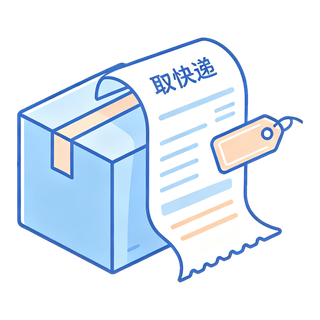
#> input picture miniprogram/images/tpl/express.png, 320 x 320 px, found by its file name
$ python cutout_tpl_icons.py
#> lines starting #> are read from the running program, lines starting #| are printed output that depends on the picture; after the words box and inside, x2 and y2 are one past the last pixel; in counts of white or black regions, pixels touching at a corner belong together

# -*- coding: utf-8 -*-
"""
发布任务快捷模板图标：把 AI 生成图处理成可直接上屏的干净图标
  1) 去掉「豆包AI生成」水印与底部文字标签 —— 靠裁剪范围排除；
  2) 去掉白色底 —— 从画面四边泛洪，只清除与外界连通的近白像素，
     图案内部的白色（纸张 / 米饭 / 包装袋）会被保留；
  3) 打印机出纸口与外界连通，用多边形把纸张内部补回不透明；
  4) 图案下方的柔和投影会因泛洪变成碎灰色斑块，用「底部带内放宽阈值」
     把整块投影一并清除；
  5) 输出 320x320 透明 PNG，四周留 12% 边距，保证四个图标视觉大小一致。
"""
import os
import numpy as np
from PIL import Image, ImageFilter

# 原素材为本机临时截图，不随仓库分发；把同名源图放进与本脚本同级的 tpl-src/ 即可复现
_HERE = os.path.dirname(os.path.abspath(__file__))
SRC_DIR = os.path.join(_HERE, "tpl-src")
SRC = {
    "express": (os.path.join(SRC_DIR, "express.png"),
                (535, 510, 1617, 1480), None, 0.15),
    "meal":    (os.path.join(SRC_DIR, "meal.png"),
                (500, 508, 1580, 1420), None, 0.0),
    "print":   (os.path.join(SRC_DIR, "print.png"),
                (440, 300, 1620, 1620), [(215, 725), (478, 795), (335, 1195), (70, 1050)], 0.0),
    "market":  (os.path.join(SRC_DIR, "market.png"),
                (403, 420, 1563, 1545), None, 0.15),
}
TOL = 30            # 常规背景阈值（与纯白的曼哈顿距离）
SHADOW_TOL = 165    # 底部投影带内的放宽阈值：投影是柔和浅色，整块清掉
OUT_DIR = os.path.join(_HERE, "..", "miniprogram", "images", "tpl")
SIZE = 320


def polygon_mask(w, h, pts):
    """多边形转布尔掩码（射线法，纯 numpy）"""
    ys, xs = np.mgrid[0:h, 0:w]
    inside = np.zeros((h, w), dtype=bool)
    n = len(pts)
    for i in range(n):
        x1, y1 = pts[i]
        x2, y2 = pts[(i + 1) % n]
        cond = (y1 > ys) != (y2 > ys)
        xin = (x2 - x1) * (ys - y1) / np.where(y2 - y1 == 0, 1, y2 - y1) + x1
        inside ^= cond & (xs < xin)
    return inside


def flood(near, seed=None):
    """连通域泛洪：无 seed 时从画面四边出发，有 seed 时从 seed 出发"""
    r = np.zeros_like(near)
    if seed is None:
        r[0, :] = near[0, :]; r[-1, :] = near[-1, :]
        r[:, 0] = near[:, 0]; r[:, -1] = near[:, -1]
    else:
        r = seed & near
    while True:
        nb = r.copy()
        nb[1:, :] |= r[:-1, :]; nb[:-1, :] |= r[1:, :]
        nb[:, 1:] |= r[:, :-1]; nb[:, :-1] |= r[:, 1:]
        nb &= near
        if np.array_equal(nb, r):
            return r
        r = nb


def run(key, path, box, protect_pts, shadow_band):
#> called with key = 'express', path = 'tools/tpl-src/express.png', box = (535, 510, 1617, 1480), shadow_band = 0.15
    im = Image.open(path).convert("RGB").crop(box)
#> im: PIL image 1082x970 RGB; every value is 0
    w, h = im.size
#> w = 1082; h = 970
    rgb = np.asarray(im).astype(np.float32)
#> rgb: shape (970, 1082, 3) float32; every value is 0
    d = np.abs(np.asarray(im).astype(np.int16) - 255).sum(axis=2)
#> d: shape (970, 1082) int64; every value is 765

    fg = d > TOL
#> fg: shape (970, 1082) bool; every value is 1
    if protect_pts:
        fg = fg | polygon_mask(w, h, protect_pts)
    reach = flood(~fg)
#> in flood, `r[0, :] = near[0, :]`: r: shape (970, 1082) bool; every value is 0

    # 底部投影带：从已判定的背景出发，用放宽阈值把柔和投影整块吃进来
    if shadow_band > 0:
        band = np.zeros((h, w), dtype=bool)
        band[int(h * (1 - shadow_band)):, :] = True
        near2 = (d <= SHADOW_TOL) & band
        reach = reach | flood(near2, seed=reach & band)

    alpha = np.where(reach, 0, 255).astype(np.uint8)
#> alpha: shape (970, 1082); every value is 255
    alpha_img = Image.fromarray(alpha, "L").filter(ImageFilter.GaussianBlur(1.2))
    al = np.asarray(alpha_img).astype(np.float32) / 255.0
#> al: shape (970, 1082) float32; every value is 1

    # 边缘反预乘：减掉混入的白色，避免浅色描边出现白晕
    edge = (al > 0.03) & (al < 0.97)
    if edge.any():
        av = al[edge][:, None]
        rgb[edge] = np.clip((rgb[edge] - (1 - av) * 255.0) / av, 0, 255)
    al = np.where(al < 0.03, 0.0, np.where(al > 0.97, 1.0, al))

    img = Image.fromarray(np.dstack([rgb.astype(np.uint8), (al * 255).astype(np.uint8)]), "RGBA")
    img = img.crop(img.getchannel("A").point(lambda v: 255 if v > 8 else 0).getbbox())

    side = int(max(img.size) * 1.12)
#> side = 1211
    canvas = Image.new("RGBA", (side, side), (0, 0, 0, 0))
#> canvas: PIL image 1211x1211 RGBA; every value is 0
    canvas.paste(img, ((side - img.width) // 2, (side - img.height) // 2), img)
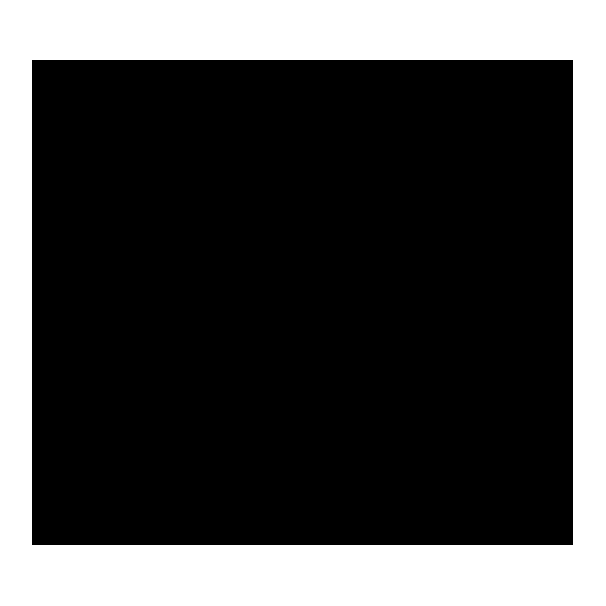
#> canvas: PIL image 1211x1211 RGBA (shown at 1/2 size); mean R, G, B, A 0, 0, 0, 182.5; transparent parts drawn white
    canvas = canvas.resize((SIZE, SIZE), Image.LANCZOS)
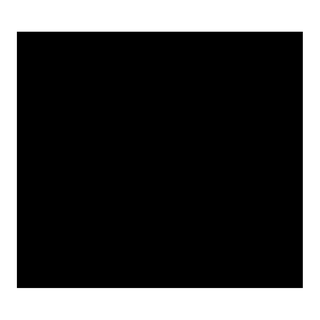
#> canvas: PIL image 320x320 RGBA; mean R, G, B, A 0, 0, 0, 182.5; transparent parts drawn white

    os.makedirs(OUT_DIR, exist_ok=True)
    dst = os.path.join(OUT_DIR, key + ".png")
    canvas.save(dst, "PNG", optimize=True)
    cover = (np.asarray(canvas)[:, :, 3] == 0).mean() * 100
#> cover = 26.63
    print(f"{key:8s} 图形={img.size} -> {SIZE}x{SIZE} 透明占比={cover:4.1f}% {os.path.getsize(dst)//1024}KB")
#| express  图形=(1082, 970) -> 320x320 透明占比=26.6% 0KB


for k, (p, b, poly, band) in SRC.items():
    run(k, p, b, poly, band)
#> pass 2 of the loop `for k, (p, b, poly, band) in SRC.items():`:
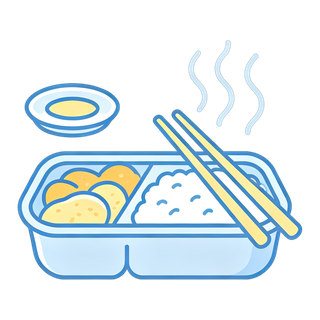
#> input picture miniprogram/images/tpl/meal.png, 320 x 320 px, found by its file name
#> im: PIL image 1080x912 RGB; every value is 0
#> rgb: shape (912, 1080, 3) float32; every value is 0
#> d: shape (912, 1080) int64; every value is 765
#> fg: shape (912, 1080) bool; every value is 1
#> r: shape (912, 1080) bool; every value is 0
#> alpha: shape (912, 1080); every value is 255
#> al: shape (912, 1080) float32; every value is 1
#> img: PIL image 1080x912 RGBA
#> in run (call 2), `canvas.paste(img, ((side - img.width) // 2, (side - img.height) // 2),..`:
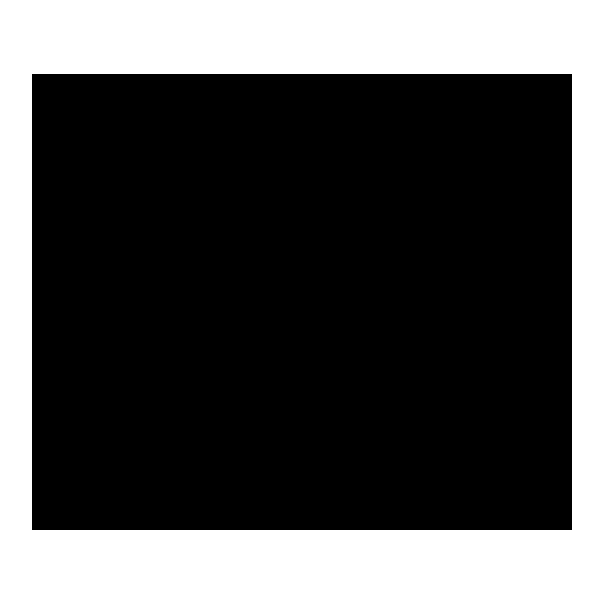
#> canvas: PIL image 1209x1209 RGBA (shown at 1/2 size); mean R, G, B, A 0, 0, 0, 171.8; transparent parts drawn white
#> in run (call 2), `canvas = canvas.resize((SIZE, SIZE), Image.LANCZOS)`:
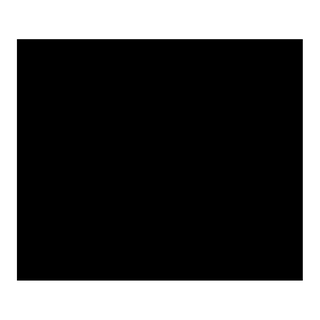
#> canvas: PIL image 320x320 RGBA; mean R, G, B, A 0, 0, 0, 171.8; transparent parts drawn white
#> cover = 31.14
#| meal     图形=(1080, 912) -> 320x320 透明占比=31.1% 0KB
#> pass 3 of the loop `for k, (p, b, poly, band) in SRC.items():`:
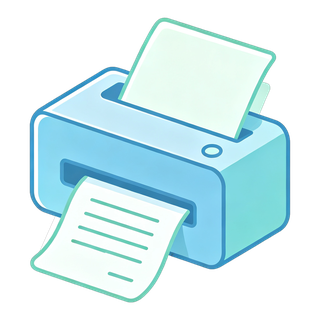
#> input picture miniprogram/images/tpl/print.png, 320 x 320 px, found by its file name
#> im: PIL image 1180x1320 RGB; every value is 0
#> rgb: shape (1320, 1180, 3) float32; every value is 0
#> d: shape (1320, 1180) int64; every value is 765
#> fg: shape (1320, 1180) bool; every value is 1
#> after the loop in polygon_mask, `for i in range(n):`:
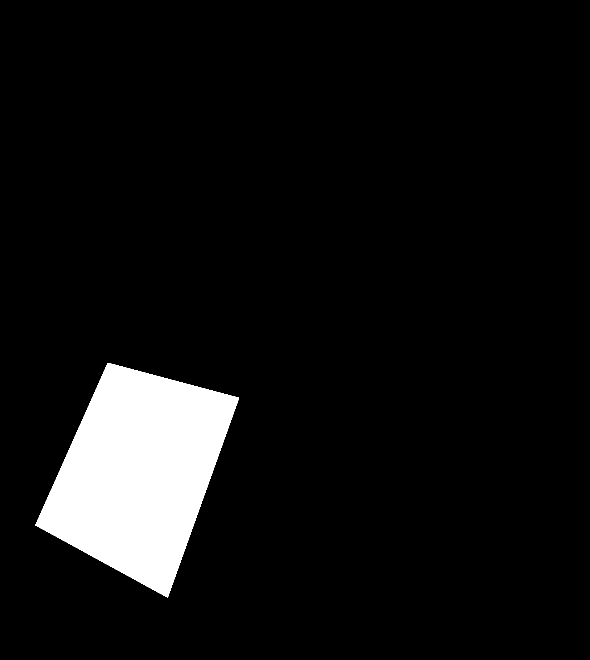
#> inside: shape (1320, 1180) bool (shown at 1/2 size); 7.1% white; 1 white region, box (x1, y1, x2, y2) and area: (70, 726, 478, 1195) 111184
#> r: shape (1320, 1180) bool; every value is 0
#> alpha: shape (1320, 1180); every value is 255
#> al: shape (1320, 1180) float32; every value is 1
#> img: PIL image 1180x1320 RGBA
#> in run (call 3), `canvas = canvas.resize((SIZE, SIZE), Image.LANCZOS)`:
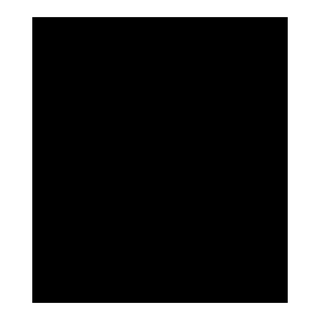
#> canvas: PIL image 320x320 RGBA; mean R, G, B, A 0, 0, 0, 181.8; transparent parts drawn white
#> cover = 26.95
#| print    图形=(1180, 1320) -> 320x320 透明占比=26.9% 0KB
#> the loop made 4 passes; the first 3 are shown
